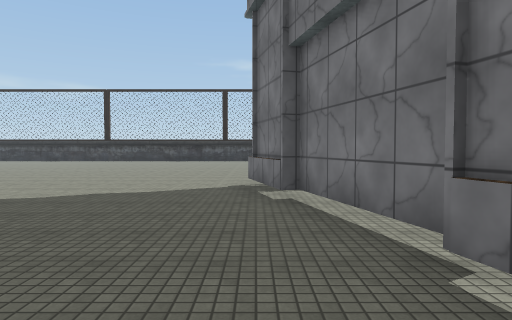
view 1 (above)

24 first-person views from a walk through a Unity game level. The camera is 1.5 m above the floor, tilts 2° down and sees 75° across. The floor is counted in squares, 2 m on a side. Each view is taken from the middle of a square. On the plan, view 1 faces up. The plan holds only what a view shows up to about 11 squares ahead; the rest is blank. The place goes on beyond the plan. The player character is not drawn. Some surface patterns are stand-ins.

view 2
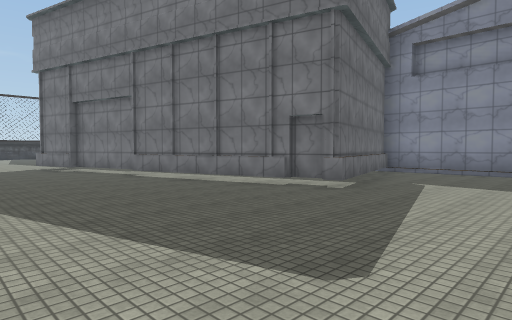

view 3
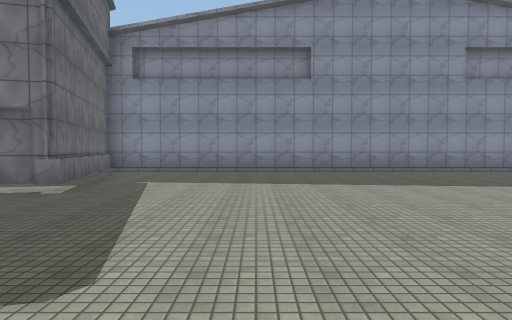

view 4
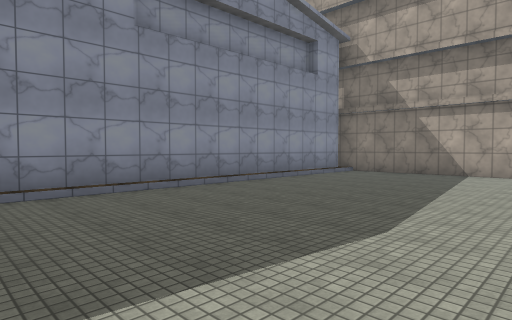

view 5
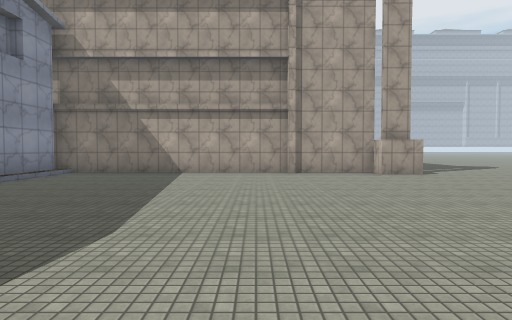

view 6
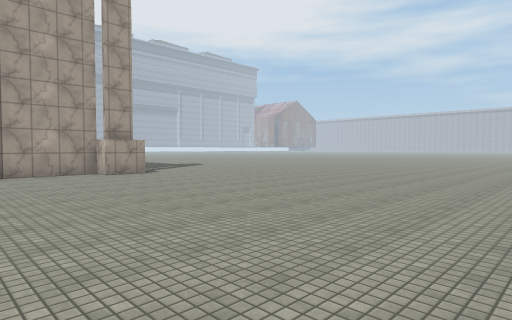

view 7
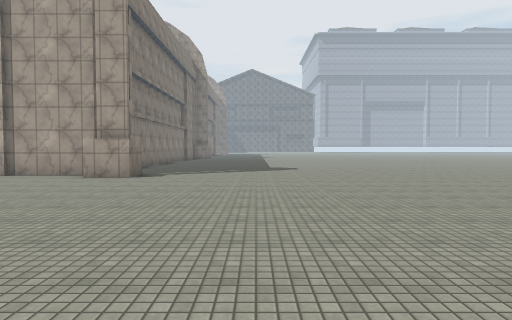

view 8
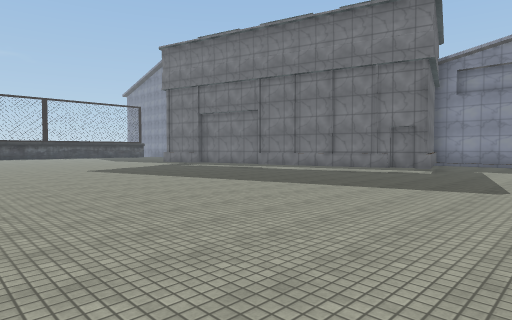

view 9
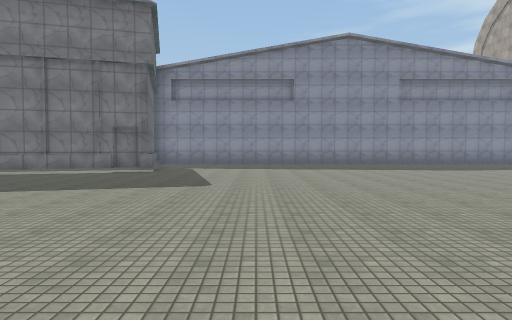

view 10
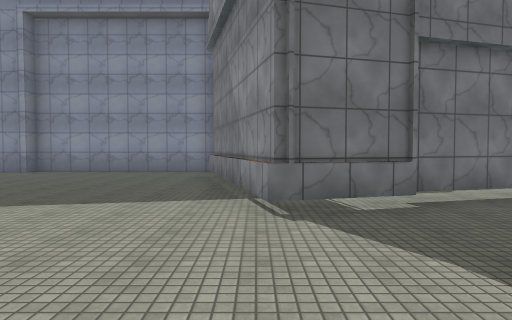

view 11
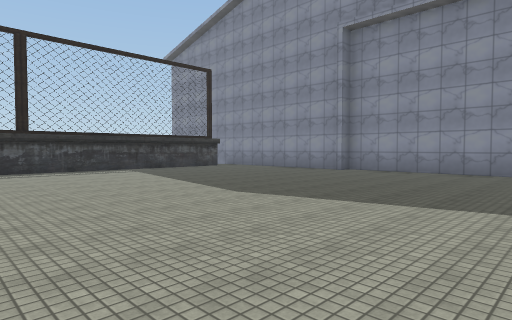

view 12
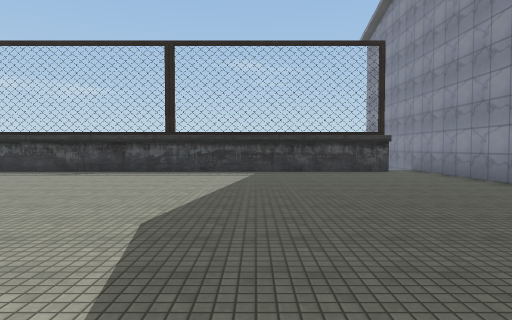

view 13
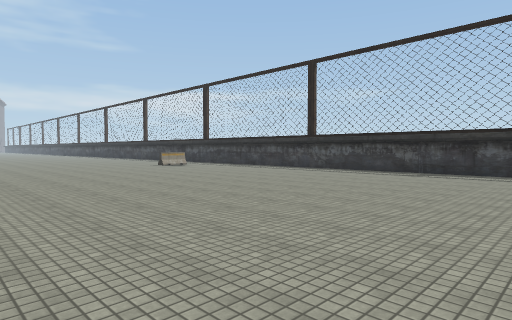

view 14
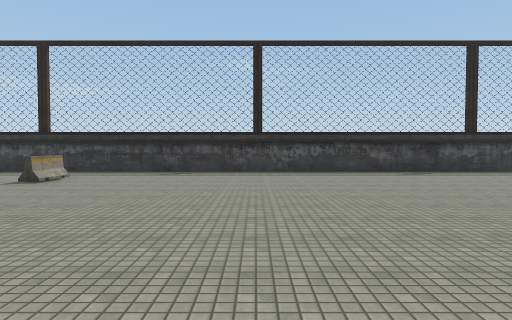

view 15
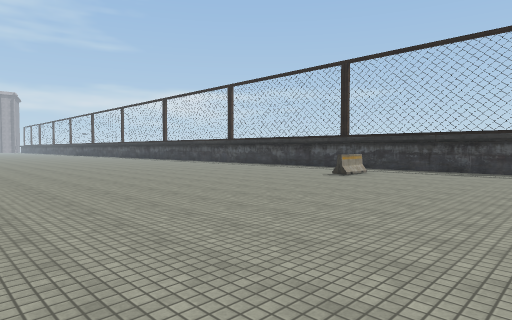

view 16
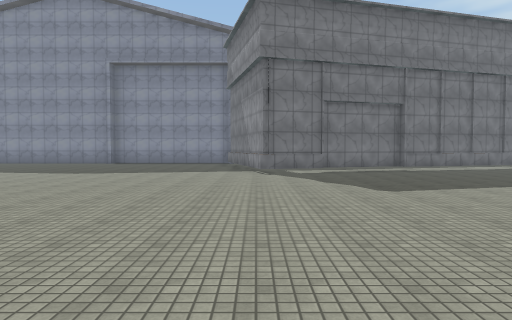

view 17
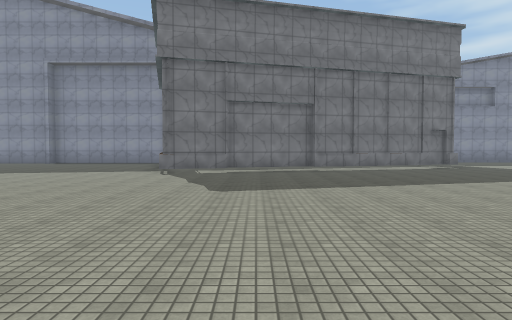

view 18
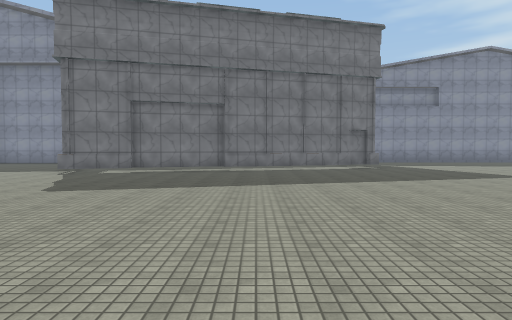

view 19
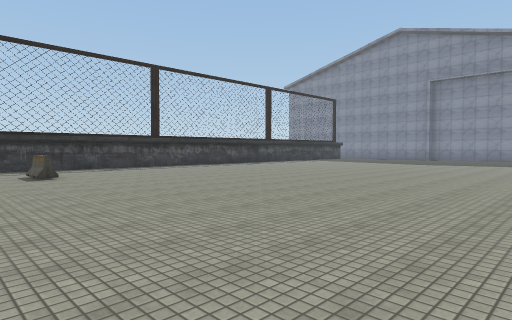

view 20
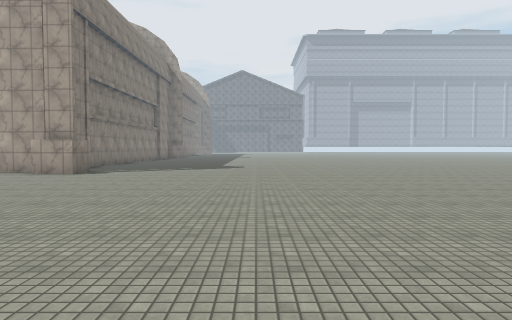

view 21
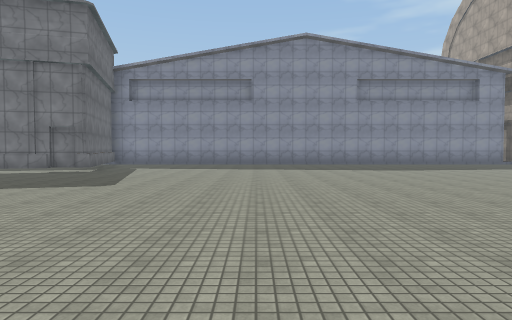

view 22
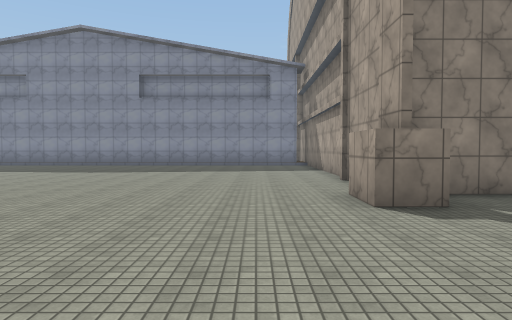

view 23
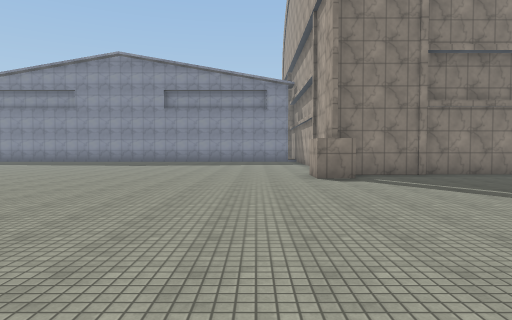

view 24
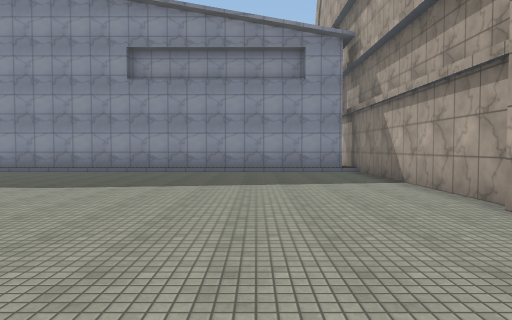

### Floor plan
Points are (right, up) in squares from view 1. A wall is a line through its corners. A room is listed if a view was taken in it or the views show most of it. See-through windows are left out.
Room 1 (views 1, 2, 3, 4, 5, 6, 7, 8, 9, 10, 11, 12, 13, 14, 15, 16, 17, 18, 19, 20, 21, 22, 23, 24)
walls: (2.4, -2.6) (1.1, 2.1); (1.4, 2.3) (0.6, 5); (2.8, -3.2) (2.6, -2.5); (0.4, 4.8) (-0.2, 6.9) (5, 8.2); (6.8, 8.2) (6.8, 14.1) (6.4, 14.1) (6.4, 20); (-2.8, -21.5) (-2.8, -20.5) (-1.6, -20.5); (-1.6, -21.3) (0.9, -21.3); (1, -21.3) (8.2, -21.3); (-1.6, -23.5) (-1.6, -21.8); (7.9, -20.9) (7.9, -2.3) (2.7, -3.7) (2.5, -3.1); (5.2, 19.6) (-16.5, 19.6)
low walls: (7.6, -21.2) (7.6, -2.2)
objects: block (-14, 16) to (-14, 17)

Positions as (right, up) in squares from view 1, and headings:
1: (0, 0), facing up
2: (-3, -7), facing up-right
3: (-3, -7), facing right
4: (2, -11), facing down-right
5: (2, -11), facing down
6: (2, -11), facing down-left
7: (-6, -12), facing down
8: (-8, -7), facing up-right
9: (-8, -7), facing right
10: (-4, 7), facing right
11: (-4, 8), facing up-right
12: (1, 9), facing up
13: (-1, 9), facing up-left
14: (-9, 9), facing up
15: (-9, 8), facing up-left
16: (-10, 7), facing right
17: (-10, 4), facing right
18: (-10, 1), facing right
19: (-16, 7), facing up-right
20: (-8, -11), facing down
21: (-8, -9), facing right
22: (-7, -19), facing right
23: (-11, -19), facing right
24: (-3, -18), facing right
